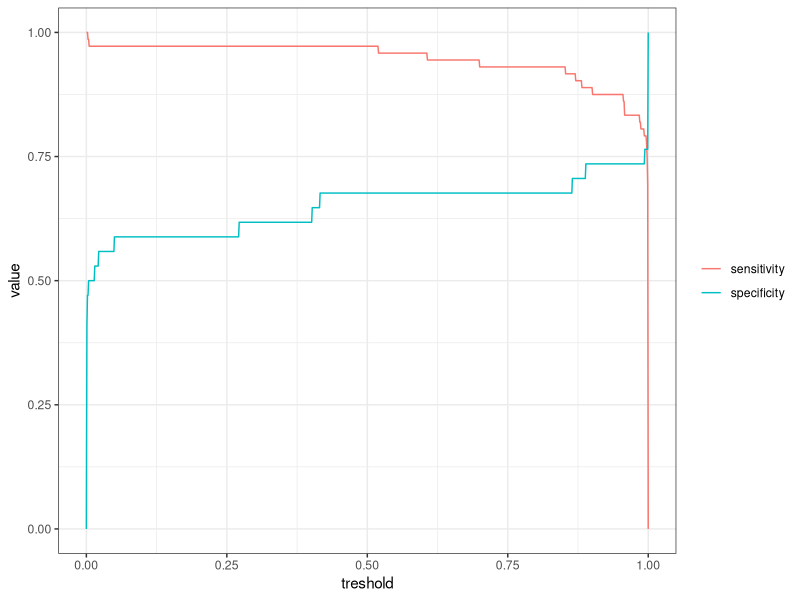
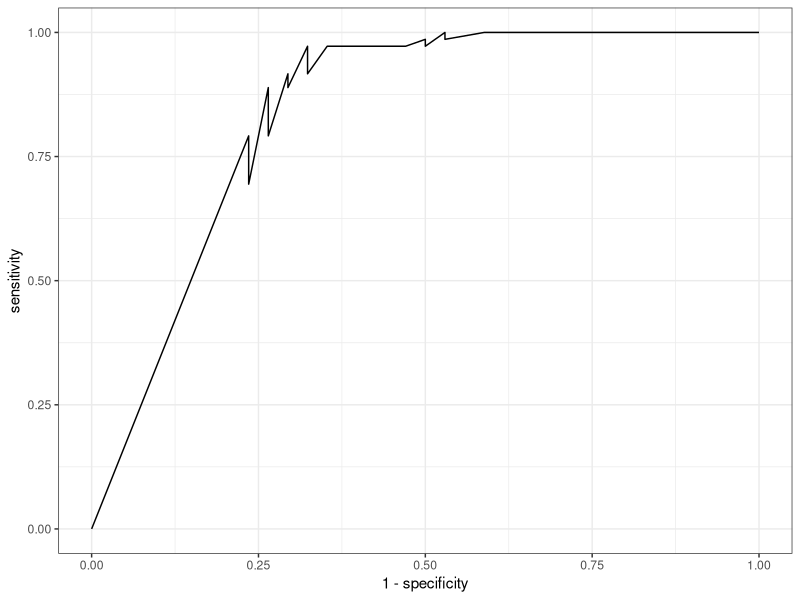

The R source for these figures, in order:
# === TP D'ECONOMETRIE : IONOSPHERE ===
#           Lucas Gonçalves

# Question: on cherche à modéliser la réaction de la ionosphere (haute couche de
# l'atmosphere) mesurée par la variable `Class` en fonction d'impulsions
# électromagnétiques caractérisées par 34 mesures `V1` ... `V34`. => "Good : 1" "Bad : 0"

install.packages('caret', dependencies = TRUE)
install.packages("pROC")

library(ggplot2)
library(caret)
library(pROC)
wd <- getwd()
setwd("~/Git/econometrie-tp")

Ionosphere <- read.table(file = 'Data/Ionosphere.csv',header=TRUE, sep=';')


# Comme on peut le voir avec cette commande, on a un dataset equilibré donc nous n'avons pas besoin de corriger le poids
# d'un dataset unbalanced
table(Ionosphere$Class)
# RES : 
#  0 -> 126 1 -> 225

dt = sort(sample(nrow(Ionosphere), nrow(Ionosphere)*.7))
train <-  Ionosphere[dt,] #Data pour le model
test  <-  Ionosphere[-dt,] #Data pour le predict

cor(Ionosphere, use="complete.obs")

# Regression logistique --- Model : 
log_reg <- glm(Class ~ ., data= train, family = 'binomial')
step(log_reg, direction="backward")
summary(log_reg)

# RES :
#
#     Null deviance: 458.28  on 350  degrees of freedom
#     Residual deviance: 111.05  on 317  degrees of freedom
#     AIC: 179.05
#

# Regression Logistique --- Training : 
res_predict <- predict(log_reg, newdata = test, type = "response")
train_y <- as.integer(res_predict > 0.5)

# Matrice de confusion
table(train_y, test$Class)

confusionMatrix(
  data= as.factor(train_y), 
  reference = as.factor(test$Class), 
  positive = "1")

# === Calcul de la sensibilité idéale (threshold)

sensibility <- function(treshold, df) {
  out <- sum(as.integer(res_predict > treshold) == 1 & df$Class == 1) / sum(df$Class == 1)
  return(out)
}

specificity <- function(treshold, df) {
  out <- sum(as.integer(res_predict > treshold) == 0 & df$Class == 0) / sum(df$Class == 0)
  return(out)
}

treshold <- seq(0,1, 0.001)

# Calcul de sensibility : 
sens <- sapply(treshold, sensibility, df = test)
spec <- sapply(treshold, specificity, df = test)

data2plot <- data.frame(treshold = rep(treshold,2),
                        value = c(sens,spec),
                        tag   = rep(c("sensitivity", "specificity"), 
                                    each = length(treshold)))

# Tableau sensitivity x sensibility
ggplot(data2plot, aes(x=treshold, y=value)) + 
  geom_line(aes(col=tag)) + 
  theme_bw() + theme(legend.title = element_blank())




# Area under roc : 


data2plot <- data.frame(treshold=treshold, 
                        sensitivity = sens,
                        specificity = spec)

ggplot(data2plot, aes(x= 1 - specificity, y=sensitivity)) + geom_line() + theme_bw()

#Calc AUR
auc(test$Class, res_predict)
# res = Area under the curve: 0.8423















